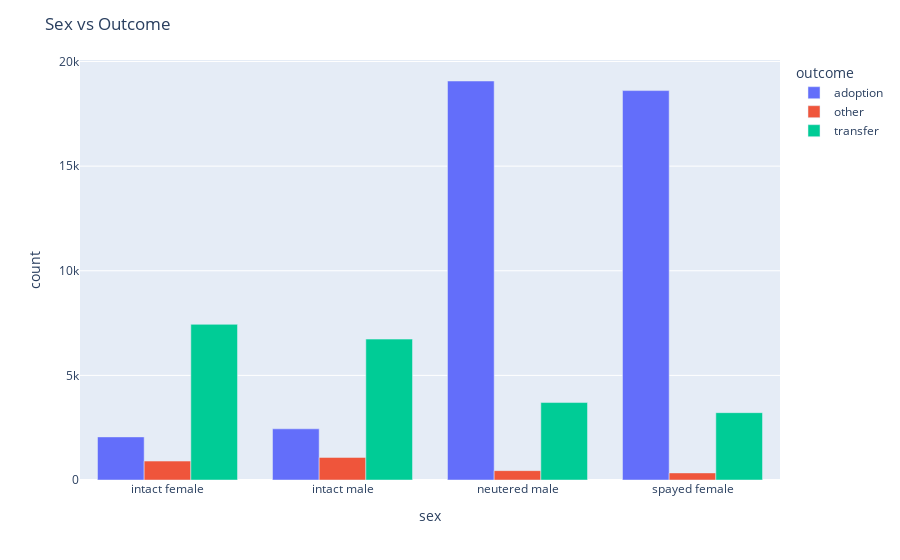

This figure's notebook cell:
### Markdown cell above
### Q 3  Is Sex Related to Outcome?

* $Ho$ = There is no relationship between sex and outcome.
* $Ha$ = There is a relationship between sex and outcome.

### Code cell
f.sex_viz(train)

### Figure 1 — Plotly figure (JSON) as saved in the notebook; plotly's stock layout.template omitted (floating-point values rounded to 4 significant figures)
{"data": [{"alignmentgroup": "True", "hovertemplate": "outcome=adoption<br>sex=%{x}<br>count=%{y}<extra></extra>", "legendgroup": "adoption", "marker": {"color": "#636efa", "pattern": {"shape": ""}}, "name": "adoption", "offsetgroup": "adoption", "orientation": "v", "showlegend": true, "textposition": "auto", "type": "bar", "x": ["intact female", "intact male", "neutered male", "spayed female"], "xaxis": "x", "y": [2060, 2446, 19069, 18611], "yaxis": "y"}, {"alignmentgroup": "True", "hovertemplate": "outcome=other<br>sex=%{x}<br>count=%{y}<extra></extra>", "legendgroup": "other", "marker": {"color": "#EF553B", "pattern": {"shape": ""}}, "name": "other", "offsetgroup": "other", "orientation": "v", "showlegend": true, "textposition": "auto", "type": "bar", "x": ["intact female", "intact male", "neutered male", "spayed female"], "xaxis": "x", "y": [904, 1079, 448, 339], "yaxis": "y"}, {"alignmentgroup": "True", "hovertemplate": "outcome=transfer<br>sex=%{x}<br>count=%{y}<extra></extra>", "legendgroup": "transfer", "marker": {"color": "#00cc96", "pattern": {"shape": ""}}, "name": "transfer", "offsetgroup": "transfer", "orientation": "v", "showlegend": true, "textposition": "auto", "type": "bar", "x": ["intact female", "intact male", "neutered male", "spayed female"], "xaxis": "x", "y": [7439, 6733, 3701, 3218], "yaxis": "y"}], "layout": {"barmode": "group", "legend": {"title": {"text": "outcome"}, "tracegroupgap": 0}, "margin": {"t": 60}, "title": {"text": "Sex vs Outcome"}, "xaxis": {"anchor": "y", "domain": [0, 1], "title": {"text": "sex"}}, "yaxis": {"anchor": "x", "domain": [0, 1], "title": {"text": "count"}}}}
